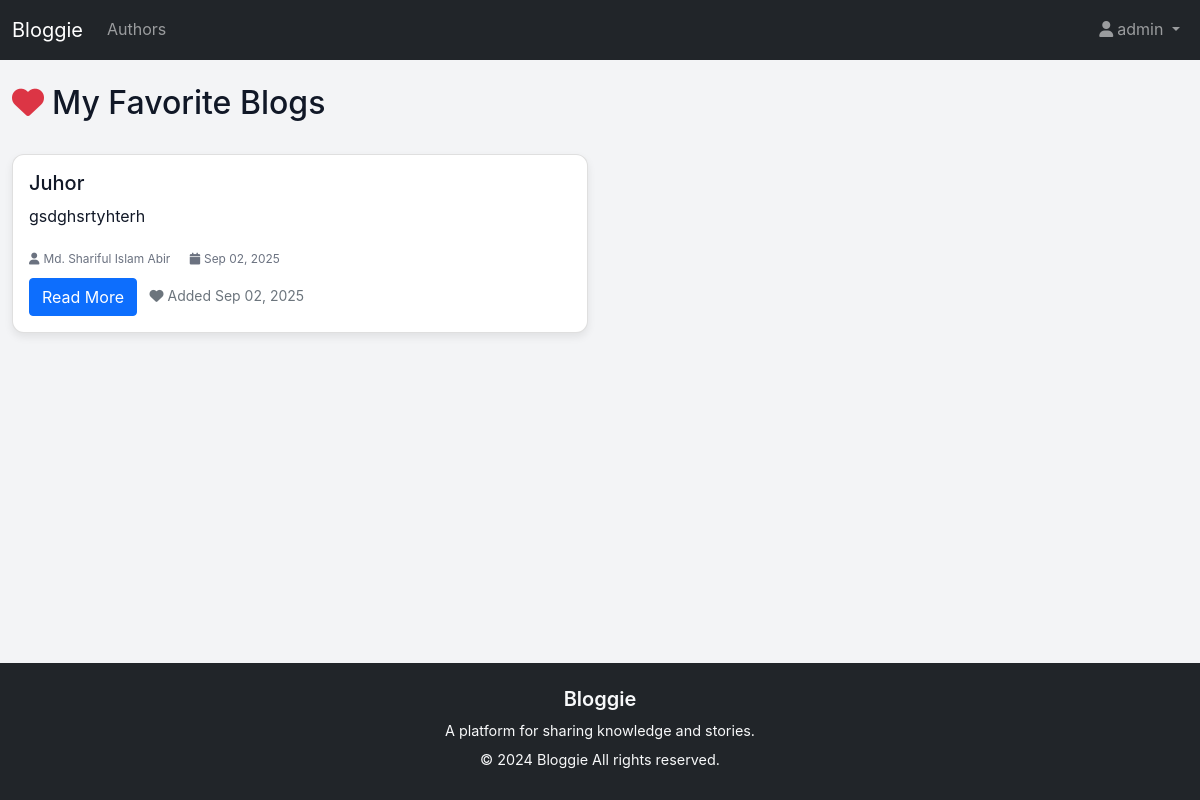
/accounts/favorites/ (signed in), run on the app's committed database.
### accounts/models.py (models this page shows, shortened)
class User(AbstractUser):
    USER_ROLES = (
        ('admin', 'Admin'),
        ('author', 'Author'),
        ('reader', 'Reader'),
    )
    role = models.CharField(max_length=10, choices=USER_ROLES, default='reader')
    bio = models.TextField(max_length=500, blank=True)
    profile_picture = models.ImageField(upload_to='profile_pics/', blank=True, null=True)
    website = models.URLField(blank=True)
    twitter = models.CharField(max_length=100, blank=True)
    linkedin = models.CharField(max_length=100, blank=True)
    github = models.CharField(max_length=100, blank=True)
    is_email_verified = models.BooleanField(default=False)
    email_verification_token = models.CharField(max_length=100, blank=True)
    created_at = models.DateTimeField(default=timezone.now)
    def get_full_name(self):
        return f"{self.first_name} {self.last_name}".strip() or self.username

### blog/models.py (models this page shows, shortened)
class Favorite(models.Model):
    user = models.ForeignKey(User, on_delete=models.CASCADE, related_name='favorites')
    blog = models.ForeignKey(Blog, on_delete=models.CASCADE, related_name='favorited_by')
    created_at = models.DateTimeField(default=timezone.now)
    class Meta:
        unique_together = ('user', 'blog')

class Blog(models.Model):
    STATUS_CHOICES = (
        ('published', 'Published'),
    )
    title = models.CharField(max_length=200)
    slug = models.SlugField(max_length=200, unique=True)
    author = models.ForeignKey(User, on_delete=models.CASCADE, related_name='blogs')
    body = models.TextField()
    category = models.ForeignKey(Category, on_delete=models.SET_NULL, null=True, blank=True)
    status = models.CharField(max_length=10, choices=STATUS_CHOICES, default='draft')
    featured_image = models.ImageField(upload_to='blog_images/', blank=True, null=True)
    created_at = models.DateTimeField(default=timezone.now)
    updated_at = models.DateTimeField(auto_now=True)
    views = models.PositiveIntegerField(default=0)
    class Meta:
        ordering = ['-created_at']
    def get_absolute_url(self):
        return reverse('blog:detail', kwargs={'slug': self.slug})

### accounts/views.py (the view)
# urls.py: path('favorites/', views.favorites_view, name='favorites'),
@login_required
def favorites_view(request):
    favorites = request.user.favorites.all().select_related('blog', 'blog__author')
    return render(request, 'accounts/favorites.html', {'favorites': favorites})

### templates/accounts/favorites.html (shortened to what this page needs)
{% extends 'base.html' %}
{% block content %}
<div class="d-flex justify-content-between align-items-center mb-4">
    <h2><i class="fas fa-heart me-2 text-danger"></i>My Favorite Blogs</h2>
</div>
{% if favorites %}
    <div class="row">
        {% for favorite in favorites %}
            <div class="col-md-6 mb-4">
                <div class="card blog-card h-100">
                    <div class="card-body d-flex flex-column">
                        <h5 class="card-title">{{ favorite.blog.title }}</h5>
                        <p class="card-text">{{ favorite.blog.body|truncatewords:20 }}</p>
                        <div class="blog-meta mb-2">
                            <small>
                                <i class="fas fa-user me-1"></i>{{ favorite.blog.author.get_full_name }}
                                <i class="fas fa-calendar ms-3 me-1"></i>{{ favorite.blog.created_at|date:"M d, Y" }}
                            </small>
                        </div>
                        <div class="mt-auto">
                            <a href="{{ favorite.blog.get_absolute_url }}" class="btn btn-primary">Read More</a>
                            <small class="text-muted ms-2">
                                <i class="fas fa-heart me-1"></i>Added {{ favorite.created_at|date:"M d, Y" }}
                            </small>
                        </div>
                    </div>
                </div>
            </div>
        {% endfor %}
    </div>
{% endif %}
{% endblock %}

### templates/base.html (shortened to what this page needs)
<!DOCTYPE html>
<html lang="en">
<head>
    <link href="https://cdn.jsdelivr.net/npm/bootstrap@5.1.3/dist/css/bootstrap.min.css" rel="stylesheet">
    <link href="https://cdnjs.cloudflare.com/ajax/libs/font-awesome/6.0.0/css/all.min.css" rel="stylesheet">
    {% load static %}
    <link rel="stylesheet" href="{% static 'css/style.css' %}">
</head>
<body>
    <nav class="navbar navbar-expand-lg navbar-dark bg-dark">
        <div class="container">
            <a class="navbar-brand" href="{% url 'blog:home' %}">
                Bloggie
            </a>
            <div class="collapse navbar-collapse" id="navbarNav">
                <ul class="navbar-nav me-auto">
                    <li class="nav-item">
                        <a class="nav-link" href="{% url 'blog:authors' %}">Authors</a>
                    </li>
                </ul>
                <ul class="navbar-nav">
                    {% if user.is_authenticated %}
                        <li class="nav-item dropdown">
                            <a class="nav-link dropdown-toggle" href="#" id="navbarDropdown" role="button" data-bs-toggle="dropdown">
                                <i class="fas fa-user me-1"></i>{{ user.username }}
                            </a>
                        </li>
                    {% endif %}
                </ul>
            </div>
        </div>
    </nav>
    <main class="container my-4">
        {% block content %}
        {% endblock %}
    </main>
    <footer class="bg-dark text-light py-4 mt-5 text-center">
    <div class="container">
        <h5>Bloggie</h5>
        <p>A platform for sharing knowledge and stories.</p>
        <p>&copy; 2024 Bloggie All rights reserved.</p>
    </div>
</footer>
</body>
</html>

### static/css/style.css (style rules this page uses)
:root { --primary-color: #1d4ed8; --secondary-color: #6b7280; --success-color: #16a34a; --danger-color: #dc2626; --warning-color: #f59e0b; --info-color: #0ea5e9; --light-color: #f3f4f6; --dark-color: #111827; --card-shadow: rgba(0, 0, 0, 0.08); }
body { font-family: "Inter", "Segoe UI", Tahoma, Geneva, Verdana, sans-serif; line-height: 1.7; background-color: var(--light-color); color: var(--dark-color); margin: 0; }
a { text-decoration: none; color: var(--primary-color); transition: color 0.2s; }
.blog-card { background: #fff; border-radius: 0.75rem; box-shadow: 0 4px 8px var(--card-shadow); overflow: hidden; transition: transform 0.3s ease, box-shadow 0.3s ease; }
.blog-meta { font-size: 0.85rem; color: var(--secondary-color); }
footer { background: var(--dark-color); color: #fff; text-align: center; padding: 2rem 0; }
footer h5 { margin-bottom: 0.5rem; font-weight: 600; }
footer p { margin: 0.25rem 0; font-size: 0.9rem; }
.container { max-width: 1700px !important; }

### templates/base.html (style rules this page uses)
html, body { height: 100%; }
body { display: flex; flex-direction: column; }
main { flex: 1; }

### data on the page
User: username "admin"
Favorite: blog "Juhor", blog.body "gsdghsrtyhterh", blog.author.get_full_name "Md. Shariful Islam Abir", blog.created_at "Sep 02, 2025", created_at "Sep 02, 2025"
